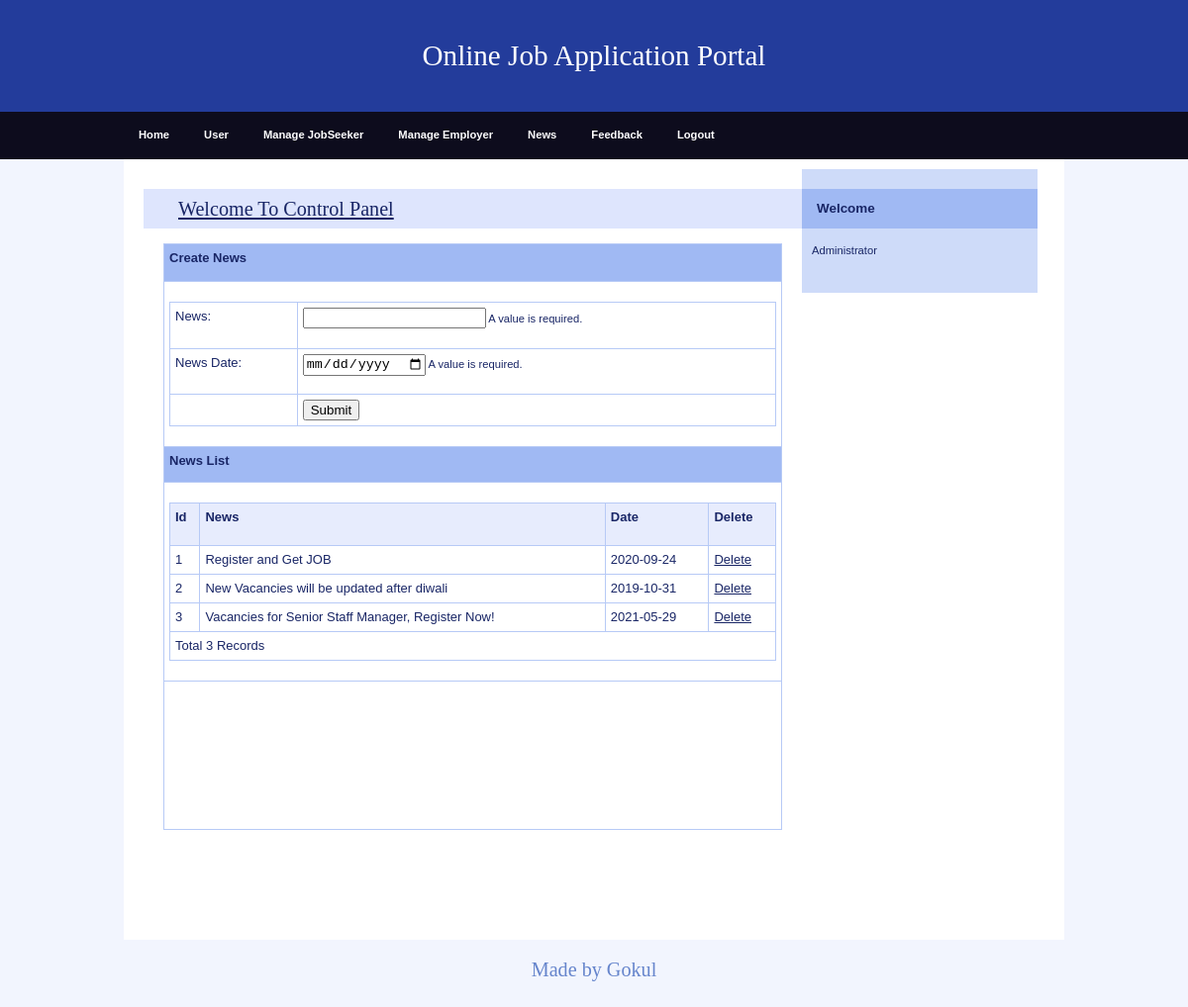
/Admin/News.php (signed in), run on the app's committed database.
### tables this page shows
CREATE TABLE `news_master` (
  `NewsId` int NOT NULL,
  `News` varchar(200) NOT NULL,
  `NewsDate` date NOT NULL
);

### Admin/News.php (the view, shortened to what this page needs)
<!DOCTYPE html>
<html>
<head>
    <link rel="stylesheet" media="screen,projection" type="text/css" href="./css/main.css" />
    <link rel="stylesheet" media="print" type="text/css" href="./css/print.css" />
</head>
<body>
    <div id="main" class="box">
        <?php
        include "Header.php"
        ?>
        <?php
        include "menu.php"
        ?>
        <div id="page" class="box">
            <div id="page-in" class="box">
                <div id="content">
                    <div class="article">
                        <h2><span><a href="#">Welcome To Control Panel</a></span></h2>
                        <table width="100%" border="0" cellspacing="0" cellpadding="0">
                            <tr>
                                <td height="27" bgcolor="#A0B9F3"><span class="style4 style10">Create News</span></td>
                            </tr>
                            <tr>
                                <td height="26">
                                    <form id="form1" method="post" action="InsertNews.php">
                                        <table width="100%" height="109" border="0" cellpadding="0" cellspacing="0">
                                            <tr>
                                                <td height="36"><span class="style9">News:</span></td>
                                                <td>
                                                    <label>
                                                        <input type="text" name="txtNews" id="txtNews" />
                                                    </label>
                                                    <span class="textfieldRequiredMsg">A value is required.</span>
                                                </td>
                                            </tr>
                                            <tr>
                                                <td height="35"><span class="style9">News Date:</span></td>
                                                <td>
                                                    <label>
                                                        <input type="date" name="txtDate" id="txtDate" />
                                                    </label>
                                                    <span class="textfieldRequiredMsg">A value is required.</span>
                                                </td>
                                            </tr>
                                            <tr>
                                                <td>&nbsp;</td>
                                                <td><label>
                                                        <input type="submit" name="button" id="button" value="Submit" />
                                                    </label></td>
                                            </tr>
                                        </table>
                                    </form>
                                </td>
                            </tr>
                            <tr>
                                <td height="25" bgcolor="#A0B9F3"><span class="style3">News List</span></td>
                            </tr>
                            <tr>
                                <td>
                                    <table width="100%" border="1" bordercolor="#1CB5F1">
                                        <tr>
                                            <th height="32" bgcolor="#1CB5F1">
                                                <div align="left" class="style12 style13 style7 style8">Id</div>
                                            </th>
                                            <th bgcolor="#1CB5F1">
                                                <div align="left" class="style11 style7 style8">News</div>
                                            </th>
                                            <th bgcolor="#1CB5F1">
                                                <div align="left" class="style11 style7 style8">Date</div>
                                            </th>
                                            <th bgcolor="#1CB5F1">
                                                <div align="left" class="style11 style7 style8">Delete</div>
                                            </th>
                                        </tr>
                                        <?php
                                        $con = mysqli_connect("localhost", "gokul", "Gokul0309", "job");
                                        $sql = "select * from news_master";
                                        $result = mysqli_query($con, $sql);
                                        while ($row = mysqli_fetch_array($result)) {
                                            $Id = $row['NewsId'];
                                            $News = $row['News'];
                                            $NewsDate = $row['NewsDate'];
                                        ?>
                                            <tr>
                                                <td>
                                                    <div align="left" class="style11 style7 style8"><?php echo $Id; ?></div>
                                                </td>
                                                <td>
                                                    <div align="left" class="style11 style7 style8"><?php echo $News; ?></div>
                                                </td>
                                                <td>
                                                    <div align="left" class="style11 style7 style8"><?php echo $NewsDate; ?></div>
                                                </td>
                                                <td>
                                                    <div align="left" class="style11 style7 style8"><a href="DeleteNews.php?NewsId=<?php echo $Id; ?>">Delete</a></div>
                                                </td>
                                            </tr>
                                        <?php
                                        }
                                        $records = mysqli_num_rows($result);
                                        ?>
                                        <tr>
                                            <td colspan="5">
                                                <div align="left" class="style11 style7 style8"><?php echo "Total " . $records . " Records"; ?> </div>
                                            </td>
                                        </tr>
                                    </table>
                                </td>
                            </tr>
                            <tr>
                                <td height="26">
                                    <form method="post" action="InsertNews.php">
                                        <table width="100%" height="109" border="0" cellpadding="0" cellspacing="0">
                                        </table>
                                    </form>
                                </td>
                            </tr>
                        </table>
                        <p>&nbsp;</p>
                        <p class="btn-more box noprint">&nbsp;</p>
                    </div>
                </div>
                <?php
                include "right.php"
                ?>
            </div>
        </div>
        <?php
        include "footer.php"
        ?>
    </div>
</body>
</html>

### Admin/css/main.css (style rules this page uses)
* { min-height: 1px; }
body { border: 0; margin: 0; padding: 0; background: #f2f5fe; font: 70%/160% "verdana", sans-serif; color: #192666; _text-align: center; }
a { color: #192666; }
p { border: 0; margin: 15px 0; padding: 0; }
div { display: block; border: 0; margin: 0; padding: 0; }
h1, h2, h3, h4, h5 { border: 0; margin: 10px 0; padding: 0; font-weight: bold; }
h2 { font-size: 180%; line-height: 100%; font-family: "georgia", serif; font-weight: normal; }
table { display: table; border-collapse: collapse; margin: 15px 0; padding: 0; border: 1px solid #b7caf6; font-size: 100%; }
tr { display: table-row; }
th, td { display: table-cell; border: 1px solid #b7caf6; margin: 0; padding: 5px; vertical-align: top; text-align: left; }
th { background: #e7ecfd; text-align: center; color: #192666; font-weight: bold; }
form { border: 0; margin: 0; padding: 0; }
a, img, span { border: 0; margin: 0; padding: 0; }
.box { min-height: 1px; _height: 1px; }
.box:after { content: "."; display: block; line-height: 0px; font-size: 0px; visibility: hidden; clear: both; }
#main { margin: 0px auto 0 auto; _text-align: left; }
#page { min-height: 1px; width: 950px; margin: 0 auto; background: #fff; _height: 1px; }
#page-in { min-height: 1px; padding: 10px 0; _height: 1px; }
#content { float: left; width: 70%; _width: 72%; margin: 0; padding: 0 0 0 20px; }
#content .article { clear: both; margin: 0; padding: 20px; }
#content .article h2 { margin: 0 -20px; padding: 10px; background: #dee5fd; color: #192666; }
#content .article h2 span { padding-left: 25px; }
#content .article p { text-align: justify; }
#content .btn-more { margin: 0 0 15px 0; padding: 0; border: 0; position: relative; }

### Admin/css/print.css (style rules this page uses)
body { border: 0; margin: 0; padding: 0; font-size: 12pt; }
a { color: #000; text-decoration: none; }
h1, h2, h3 { page-break-after: avoid; page-break-inside: avoid; }
table { border-collapse: collapse; border-width: 1px; border-style: solid; }
th, td { display: table-cell; border-width: 1px; border-style: solid; }
.noprint { display: none; }

### Admin/News.php (style rules this page uses)
.style3 { font-family: Verdana, Arial, Helvetica, sans-serif; font-size: small; font-weight: bold; color: #192666; }
.style4 { font-family: Verdana, Arial, Helvetica, sans-serif; font-size: small; font-weight: bold; color: #FFFFFF; }
.style7 { font-size: small }
.style8 { font-family: Verdana, Arial, Helvetica, sans-serif }
.style9 { font-family: Verdana, Arial, Helvetica, sans-serif; font-size: small; }
.style10 { color: #192666 }

### data on the page
news_master: NewsId "1", News "Register and Get JOB", NewsDate "2020-09-24"
news_master: NewsId "2", News "New Vacancies will be updated after diwali", NewsDate "2019-10-31"
news_master: NewsId "3", News "Vacancies for Senior Staff Manager, Register Now!", NewsDate "2021-05-29"

### other printed values
$records "3"
